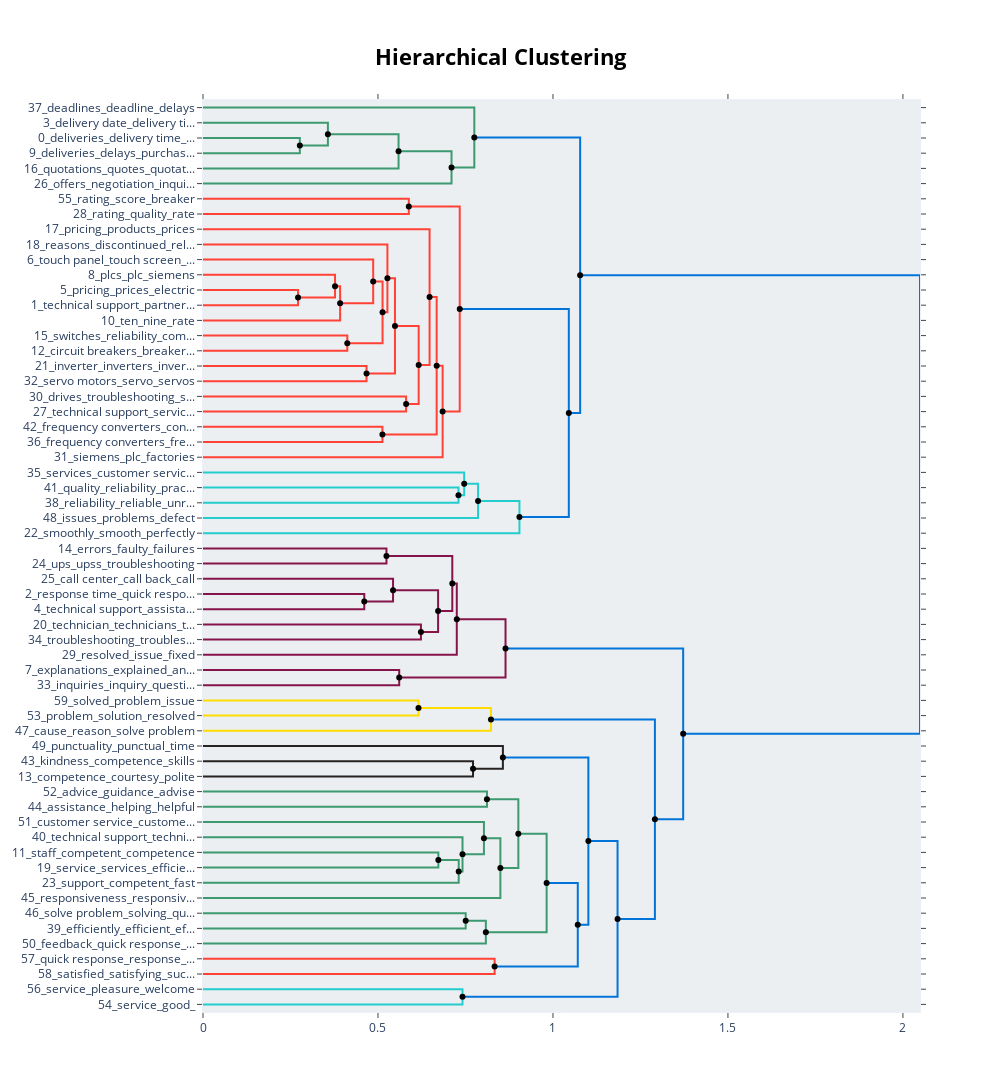

Notebook code for this chart:
### Code cell
hierarchical_topics = topic_model.hierarchical_topics(docs)
topic_model.visualize_hierarchy(hierarchical_topics=hierarchical_topics)

### Figure 1 — Plotly figure (JSON) as saved in the notebook; plotly's stock layout.template omitted (floating-point values rounded to 4 significant figures)
{"data": [{"hoverinfo": "text", "marker": {"color": "rgb(61,153,112)"}, "mode": "lines", "text": ["deliveries_delivery time_shipments_delivery_packaging", "", "", "deliveries_delays_purchasing_delivery time_orders"], "type": "scatter", "x": [0, 0.2767, 0.2767, 0], "xaxis": "x", "y": [-25, -25, -35, -35], "yaxis": "y"}, {"hoverinfo": "text", "marker": {"color": "rgb(61,153,112)"}, "mode": "lines", "text": ["delivery date_delivery time_deliveries_delivery_postponed", "", "", "deliveries_delivery time_delivery_delivery date_shipments"], "type": "scatter", "x": [0, 0.3569, 0.3569, 0.2767], "xaxis": "x", "y": [-15, -15, -30, -30], "yaxis": "y"}, {"hoverinfo": "text", "marker": {"color": "rgb(61,153,112)"}, "mode": "lines", "text": ["deliveries_delivery time_delivery_deliver_invoice", "", "", "quotations_quotes_quotation_pricing_quoted"], "type": "scatter", "x": [0.3569, 0.5588, 0.5588, 0], "xaxis": "x", "y": [-22.5, -22.5, -45, -45], "yaxis": "y"}, {"hoverinfo": "text", "marker": {"color": "rgb(61,153,112)"}, "mode": "lines", "text": ["delivery time_deliveries_delivery date_invoice_delivery", "", "", "offers_negotiation_inquiries_negotiating_receive"], "type": "scatter", "x": [0.5588, 0.7101, 0.7101, 0], "xaxis": "x", "y": [-33.75, -33.75, -55, -55], "yaxis": "y"}, {"hoverinfo": "text", "marker": {"color": "rgb(61,153,112)"}, "mode": "lines", "text": ["deadlines_deadline_delays_delaying_schedule", "", "", "deliveries_shipments_delays_delivery time_orders"], "type": "scatter", "x": [0, 0.7753, 0.7753, 0.7101], "xaxis": "x", "y": [-5, -5, -44.38, -44.38], "yaxis": "y"}, {"hoverinfo": "text", "marker": {"color": "rgb(255,65,54)"}, "mode": "lines", "text": ["rating_score_breaker_evaluated_product range", "", "", "rating_quality_rate_reliability_improvement"], "type": "scatter", "x": [0, 0.5881, 0.5881, 0], "xaxis": "x", "y": [-65, -65, -75, -75], "yaxis": "y"}, {"hoverinfo": "text", "marker": {"color": "rgb(255,65,54)"}, "mode": "lines", "text": ["pricing_prices_electric_competitors_brand", "", "", "technical support_partnership_suppliers_company_supplier"], "type": "scatter", "x": [0, 0.2717, 0.2717, 0], "xaxis": "x", "y": [-125, -125, -135, -135], "yaxis": "y"}, {"hoverinfo": "text", "marker": {"color": "rgb(255,65,54)"}, "mode": "lines", "text": ["plcs_plc_siemens_technical support_scada", "", "", "technical support_supplier_electric_partnership_brands"], "type": "scatter", "x": [0, 0.3773, 0.3773, 0.2717], "xaxis": "x", "y": [-115, -115, -130, -130], "yaxis": "y"}, {"hoverinfo": "text", "marker": {"color": "rgb(255,65,54)"}, "mode": "lines", "text": ["siemens_competitors_partnership_supplier_technical support", "", "", "ten_nine_rate_rating_10"], "type": "scatter", "x": [0.3773, 0.3918, 0.3918, 0], "xaxis": "x", "y": [-122.5, -122.5, -145, -145], "yaxis": "y"}, {"hoverinfo": "text", "marker": {"color": "rgb(255,65,54)"}, "mode": "lines", "text": ["touch panel_touch screen_panel_touch_gp4000", "", "", "plcs_plc_technical support_siemens_brands"], "type": "scatter", "x": [0, 0.4863, 0.4863, 0.3918], "xaxis": "x", "y": [-105, -105, -133.8, -133.8], "yaxis": "y"}, {"hoverinfo": "text", "marker": {"color": "rgb(255,65,54)"}, "mode": "lines", "text": ["switches_reliability_complaints_switchgear_quality", "", "", "circuit breakers_breakers_breaker_electrical_circuits"], "type": "scatter", "x": [0, 0.4123, 0.4123, 0], "xaxis": "x", "y": [-155, -155, -165, -165], "yaxis": "y"}, {"hoverinfo": "text", "marker": {"color": "rgb(255,65,54)"}, "mode": "lines", "text": ["plcs_plc_technical support_brands_brand", "", "", "iec_switches_complaints_circuit breakers_electrical"], "type": "scatter", "x": [0.4863, 0.5131, 0.5131, 0.4123], "xaxis": "x", "y": [-119.4, -119.4, -160, -160], "yaxis": "y"}, {"hoverinfo": "text", "marker": {"color": "rgb(255,65,54)"}, "mode": "lines", "text": ["reasons_discontinued_reliability_quality_reliable", "", "", "sales_companies_products_market_brand"], "type": "scatter", "x": [0, 0.5269, 0.5269, 0.5131], "xaxis": "x", "y": [-95, -95, -139.7, -139.7], "yaxis": "y"}, {"hoverinfo": "text", "marker": {"color": "rgb(255,65,54)"}, "mode": "lines", "text": ["inverter_inverters_invertor_frequency inverters_converters", "", "", "servo motors_servo_servos_motors_discontinued"], "type": "scatter", "x": [0, 0.4673, 0.4673, 0], "xaxis": "x", "y": [-175, -175, -185, -185], "yaxis": "y"}, {"hoverinfo": "text", "marker": {"color": "rgb(255,65,54)"}, "mode": "lines", "text": ["technical support_plcs_touch panel_siemens_plc", "", "", "servo motors_servo_servos_controllers_inverters"], "type": "scatter", "x": [0.5269, 0.5485, 0.5485, 0.4673], "xaxis": "x", "y": [-117.3, -117.3, -180, -180], "yaxis": "y"}, {"hoverinfo": "text", "marker": {"color": "rgb(255,65,54)"}, "mode": "lines", "text": ["drives_troubleshooting_speed drives_technical support_drive", "", "", "technical support_service support_support_technical service_product"], "type": "scatter", "x": [0, 0.5803, 0.5803, 0], "xaxis": "x", "y": [-195, -195, -205, -205], "yaxis": "y"}, {"hoverinfo": "text", "marker": {"color": "rgb(255,65,54)"}, "mode": "lines", "text": ["plcs_plc_technical support_siemens_supplier", "", "", "technical support_drives_troubleshoot_drive_speed drives"], "type": "scatter", "x": [0.5485, 0.6163, 0.6163, 0.5803], "xaxis": "x", "y": [-148.7, -148.7, -200, -200], "yaxis": "y"}, {"hoverinfo": "text", "marker": {"color": "rgb(255,65,54)"}, "mode": "lines", "text": ["pricing_products_prices_affordable_competitors", "", "", "plcs_siemens_brands_plc_technical support"], "type": "scatter", "x": [0, 0.6475, 0.6475, 0.6163], "xaxis": "x", "y": [-85, -85, -174.3, -174.3], "yaxis": "y"}, {"hoverinfo": "text", "marker": {"color": "rgb(255,65,54)"}, "mode": "lines", "text": ["frequency converters_converters_technical support_electric_equipment", "", "", "frequency converters_frequency_converters_converter_troubleshooting"], "type": "scatter", "x": [0, 0.5127, 0.5127, 0], "xaxis": "x", "y": [-215, -215, -225, -225], "yaxis": "y"}, {"hoverinfo": "text", "marker": {"color": "rgb(255,65,54)"}, "mode": "lines", "text": ["technical support_inverters_reliability_equipment_inverter", "", "", "frequency converters_converters_technical support_converter_contactors"], "type": "scatter", "x": [0.6475, 0.6677, 0.6677, 0.5127], "xaxis": "x", "y": [-129.7, -129.7, -220, -220], "yaxis": "y"}, {"hoverinfo": "text", "marker": {"color": "rgb(255,65,54)"}, "mode": "lines", "text": ["technical support_plcs_plc_sales_products", "", "", "siemens_plc_factories_subsidiaries_industry"], "type": "scatter", "x": [0.6677, 0.6847, 0.6847, 0], "xaxis": "x", "y": [-174.8, -174.8, -235, -235], "yaxis": "y"}, {"hoverinfo": "text", "marker": {"color": "rgb(255,65,54)"}, "mode": "lines", "text": ["rating_rate_quality_score_reliability", "", "", "technical support_siemens_plcs_plc_touch panel"], "type": "scatter", "x": [0.5881, 0.7336, 0.7336, 0.6847], "xaxis": "x", "y": [-70, -70, -204.9, -204.9], "yaxis": "y"}, {"hoverinfo": "text", "marker": {"color": "rgb(35,205,205)"}, "mode": "lines", "text": ["quality_reliability_practicality_durability_materials", "", "", "reliability_reliable_unreliable_dependability_quality"], "type": "scatter", "x": [0, 0.73, 0.73, 0], "xaxis": "x", "y": [-255, -255, -265, -265], "yaxis": "y"}, {"hoverinfo": "text", "marker": {"color": "rgb(35,205,205)"}, "mode": "lines", "text": ["services_customer service_service_quality_satisfaction", "", "", "reliability_reliable_durability_quality_dependability"], "type": "scatter", "x": [0, 0.7463, 0.7463, 0.73], "xaxis": "x", "y": [-245, -245, -260, -260], "yaxis": "y"}, {"hoverinfo": "text", "marker": {"color": "rgb(35,205,205)"}, "mode": "lines", "text": ["reliability_reliable_quality_durability_customer service", "", "", "issues_problems_defect_malfunction_troubles"], "type": "scatter", "x": [0.7463, 0.786, 0.786, 0], "xaxis": "x", "y": [-252.5, -252.5, -275, -275], "yaxis": "y"}, {"hoverinfo": "text", "marker": {"color": "rgb(35,205,205)"}, "mode": "lines", "text": ["reliability_reliable_quality_durability_complaints", "", "", "smoothly_smooth_perfectly_fine_everything"], "type": "scatter", "x": [0.786, 0.9042, 0.9042, 0], "xaxis": "x", "y": [-263.8, -263.8, -285, -285], "yaxis": "y"}, {"hoverinfo": "text", "marker": {"color": "rgb(0,116,217)"}, "mode": "lines", "text": ["technical support_brands_brand_siemens_servo", "", "", "reliability_reliable_complaints_unreliable_quality"], "type": "scatter", "x": [0.7336, 1.045, 1.045, 0.9042], "xaxis": "x", "y": [-137.5, -137.5, -274.4, -274.4], "yaxis": "y"}, {"hoverinfo": "text", "marker": {"color": "rgb(0,116,217)"}, "mode": "lines", "text": ["deliveries_delivery time_delivery date_shipments_delays", "", "", "plcs_technical support_siemens_plc_drives"], "type": "scatter", "x": [0.7753, 1.078, 1.078, 1.045], "xaxis": "x", "y": [-24.69, -24.69, -205.9, -205.9], "yaxis": "y"}, {"hoverinfo": "text", "marker": {"color": "rgb(133,20,75)"}, "mode": "lines", "text": ["errors_faulty_failures_faults_defect", "", "", "ups_upss_troubleshooting_apc_upc"], "type": "scatter", "x": [0, 0.5242, 0.5242, 0], "xaxis": "x", "y": [-295, -295, -305, -305], "yaxis": "y"}, {"hoverinfo": "text", "marker": {"color": "rgb(133,20,75)"}, "mode": "lines", "text": ["response time_quick response_responding_responses_response", "", "", "technical support_assistance_professionalism_technical_expertise"], "type": "scatter", "x": [0, 0.4608, 0.4608, 0], "xaxis": "x", "y": [-325, -325, -335, -335], "yaxis": "y"}, {"hoverinfo": "text", "marker": {"color": "rgb(133,20,75)"}, "mode": "lines", "text": ["call center_call back_call_troubleshooting_contact person", "", "", "response time_technical support_responses_quick response_response"], "type": "scatter", "x": [0, 0.543, 0.543, 0.4608], "xaxis": "x", "y": [-315, -315, -330, -330], "yaxis": "y"}, {"hoverinfo": "text", "marker": {"color": "rgb(133,20,75)"}, "mode": "lines", "text": ["technician_technicians_tech_techs_techico", "", "", "troubleshooting_troubleshoot_resolved_issue_technical support"], "type": "scatter", "x": [0, 0.6227, 0.6227, 0], "xaxis": "x", "y": [-345, -345, -355, -355], "yaxis": "y"}, {"hoverinfo": "text", "marker": {"color": "rgb(133,20,75)"}, "mode": "lines", "text": ["response time_technical support_telephone_assistance_responses", "", "", "technician_technicians_technical support_tech_techs"], "type": "scatter", "x": [0.543, 0.6718, 0.6718, 0.6227], "xaxis": "x", "y": [-322.5, -322.5, -350, -350], "yaxis": "y"}, {"hoverinfo": "text", "marker": {"color": "rgb(133,20,75)"}, "mode": "lines", "text": ["ups_upss_apc_troubleshooting_warranty", "", "", "technical support_technician_call back_technicians_telephone"], "type": "scatter", "x": [0.5242, 0.7124, 0.7124, 0.6718], "xaxis": "x", "y": [-300, -300, -336.2, -336.2], "yaxis": "y"}, {"hoverinfo": "text", "marker": {"color": "rgb(133,20,75)"}, "mode": "lines", "text": ["technical support_troubleshooting_technician_response time_technicians", "", "", "resolved_issue_fixed_workaround_bug"], "type": "scatter", "x": [0.7124, 0.7252, 0.7252, 0], "xaxis": "x", "y": [-318.1, -318.1, -365, -365], "yaxis": "y"}, {"hoverinfo": "text", "marker": {"color": "rgb(133,20,75)"}, "mode": "lines", "text": ["explanations_explained_answering_answered_explanation", "", "", "inquiries_inquiry_questions_information_info"], "type": "scatter", "x": [0, 0.5606, 0.5606, 0], "xaxis": "x", "y": [-375, -375, -385, -385], "yaxis": "y"}, {"hoverinfo": "text", "marker": {"color": "rgb(133,20,75)"}, "mode": "lines", "text": ["ups_technical support_upss_warranty_apc", "", "", "explained_answers_precise_answered_accurately"], "type": "scatter", "x": [0.7252, 0.8644, 0.8644, 0.5606], "xaxis": "x", "y": [-341.6, -341.6, -380, -380], "yaxis": "y"}, {"hoverinfo": "text", "marker": {"color": "rgb(255,220,0)"}, "mode": "lines", "text": ["solved_problem_issue_site_", "", "", "problem_solution_resolved_solve problem_solved"], "type": "scatter", "x": [0, 0.6158, 0.6158, 0], "xaxis": "x", "y": [-395, -395, -405, -405], "yaxis": "y"}, {"hoverinfo": "text", "marker": {"color": "rgb(255,220,0)"}, "mode": "lines", "text": ["solved_problem_resolved_solution_issue", "", "", "cause_reason_solve problem_solutions_problem"], "type": "scatter", "x": [0.6158, 0.8229, 0.8229, 0], "xaxis": "x", "y": [-400, -400, -415, -415], "yaxis": "y"}, {"hoverinfo": "text", "marker": {"color": "rgb(40,35,35)"}, "mode": "lines", "text": ["kindness_competence_skills_willingness_speed", "", "", "competence_courtesy_polite_satisfaction_sincerity"], "type": "scatter", "x": [0, 0.7716, 0.7716, 0], "xaxis": "x", "y": [-435, -435, -445, -445], "yaxis": "y"}, {"hoverinfo": "text", "marker": {"color": "rgb(40,35,35)"}, "mode": "lines", "text": ["punctuality_punctual_time_correctness_professionalism", "", "", "competence_kindness_speed_sincerity_satisfaction"], "type": "scatter", "x": [0, 0.8569, 0.8569, 0.7716], "xaxis": "x", "y": [-425, -425, -440, -440], "yaxis": "y"}, {"hoverinfo": "text", "marker": {"color": "rgb(61,153,112)"}, "mode": "lines", "text": ["advice_guidance_advise_competent_tips", "", "", "assistance_helping_helpful_assisted_intervention"], "type": "scatter", "x": [0, 0.8114, 0.8114, 0], "xaxis": "x", "y": [-455, -455, -465, -465], "yaxis": "y"}, {"hoverinfo": "text", "marker": {"color": "rgb(61,153,112)"}, "mode": "lines", "text": ["staff_competent_competence_employees_employee", "", "", "service_services_efficiently_efficient_fast"], "type": "scatter", "x": [0, 0.6725, 0.6725, 0], "xaxis": "x", "y": [-495, -495, -505, -505], "yaxis": "y"}, {"hoverinfo": "text", "marker": {"color": "rgb(61,153,112)"}, "mode": "lines", "text": ["staff_competent_employees_friendly_employee", "", "", "support_competent_fast_fastest_supported"], "type": "scatter", "x": [0.6725, 0.7307, 0.7307, 0], "xaxis": "x", "y": [-500, -500, -515, -515], "yaxis": "y"}, {"hoverinfo": "text", "marker": {"color": "rgb(61,153,112)"}, "mode": "lines", "text": ["technical support_technical_support_fixing_updates", "", "", "staff_competent_employees_competence_employee"], "type": "scatter", "x": [0, 0.7415, 0.7415, 0.7307], "xaxis": "x", "y": [-485, -485, -507.5, -507.5], "yaxis": "y"}, {"hoverinfo": "text", "marker": {"color": "rgb(61,153,112)"}, "mode": "lines", "text": ["customer service_customers_customer_service_servicing", "", "", "staff_competent_employees_employee_technical support"], "type": "scatter", "x": [0, 0.8027, 0.8027, 0.7415], "xaxis": "x", "y": [-475, -475, -496.2, -496.2], "yaxis": "y"}, {"hoverinfo": "text", "marker": {"color": "rgb(61,153,112)"}, "mode": "lines", "text": ["competent_competence_staff_skilled_qualified", "", "", "responsiveness_responsive_resolution_flexible_quality"], "type": "scatter", "x": [0.8027, 0.8497, 0.8497, 0], "xaxis": "x", "y": [-485.6, -485.6, -525, -525], "yaxis": "y"}, {"hoverinfo": "text", "marker": {"color": "rgb(61,153,112)"}, "mode": "lines", "text": ["advice_guidance_advise_tips_competent", "", "", "competent_staff_competence_employees_technical support"], "type": "scatter", "x": [0.8114, 0.9011, 0.9011, 0.8497], "xaxis": "x", "y": [-460, -460, -505.3, -505.3], "yaxis": "y"}, {"hoverinfo": "text", "marker": {"color": "rgb(61,153,112)"}, "mode": "lines", "text": ["solve problem_solving_quickly_solve_solutions", "", "", "efficiently_efficient_efficiency_performance_quickly"], "type": "scatter", "x": [0, 0.7506, 0.7506, 0], "xaxis": "x", "y": [-535, -535, -545, -545], "yaxis": "y"}, {"hoverinfo": "text", "marker": {"color": "rgb(61,153,112)"}, "mode": "lines", "text": ["efficiently_efficient_quickly_optimal_efficiency", "", "", "feedback_quick response_helpful_respond_response"], "type": "scatter", "x": [0.7506, 0.8082, 0.8082, 0], "xaxis": "x", "y": [-540, -540, -555, -555], "yaxis": "y"}, {"hoverinfo": "text", "marker": {"color": "rgb(61,153,112)"}, "mode": "lines", "text": ["competent_competently_staff_competence_professional", "", "", "feedback_accuracy_quickly_benchmark_efficiently"], "type": "scatter", "x": [0.9011, 0.9819, 0.9819, 0.8082], "xaxis": "x", "y": [-482.7, -482.7, -547.5, -547.5], "yaxis": "y"}, {"hoverinfo": "text", "marker": {"color": "rgb(255,65,54)"}, "mode": "lines", "text": ["quick response_response_quick_reply_easy", "", "", "satisfied_satisfying_successful_fully_completely"], "type": "scatter", "x": [0, 0.8333, 0.8333, 0], "xaxis": "x", "y": [-565, -565, -575, -575], "yaxis": "y"}, {"hoverinfo": "text", "marker": {"color": "rgb(0,116,217)"}, "mode": "lines", "text": ["technical support_competent_technical_guidance_staff", "", "", "quick response_response_quick_reply_answered"], "type": "scatter", "x": [0.9819, 1.071, 1.071, 0.8333], "xaxis": "x", "y": [-515.1, -515.1, -570, -570], "yaxis": "y"}, {"hoverinfo": "text", "marker": {"color": "rgb(0,116,217)"}, "mode": "lines", "text": ["competence_speed_professionalism_kindness_sincerity", "", "", "technical support_competent_staff_technical_professional"], "type": "scatter", "x": [0.8569, 1.101, 1.101, 1.071], "xaxis": "x", "y": [-432.5, -432.5, -542.5, -542.5], "yaxis": "y"}, {"hoverinfo": "text", "marker": {"color": "rgb(35,205,205)"}, "mode": "lines", "text": ["service_pleasure_welcome_appreciate_excellent", "", "", "service_good___"], "type": "scatter", "x": [0, 0.7415, 0.7415, 0], "xaxis": "x", "y": [-585, -585, -595, -595], "yaxis": "y"}, {"hoverinfo": "text", "marker": {"color": "rgb(0,116,217)"}, "mode": "lines", "text": ["technical support_competent_quickly_support_effective", "", "", "service_pleasure_welcome_appreciate_great"], "type": "scatter", "x": [1.101, 1.185, 1.185, 0.7415], "xaxis": "x", "y": [-487.5, -487.5, -590, -590], "yaxis": "y"}, {"hoverinfo": "text", "marker": {"color": "rgb(0,116,217)"}, "mode": "lines", "text": ["problem_solution_solved_resolved_solve problem", "", "", "competent_technical support_support_quickly_fast"], "type": "scatter", "x": [0.8229, 1.291, 1.291, 1.185], "xaxis": "x", "y": [-407.5, -407.5, -538.8, -538.8], "yaxis": "y"}, {"hoverinfo": "text", "marker": {"color": "rgb(0,116,217)"}, "mode": "lines", "text": ["technical support_issue_ups_upss_error", "", "", "staff_service_customer service_technical support_quickly"], "type": "scatter", "x": [0.8644, 1.372, 1.372, 1.291], "xaxis": "x", "y": [-360.8, -360.8, -473.1, -473.1], "yaxis": "y"}, {"hoverinfo": "text", "marker": {"color": "rgb(0,116,217)"}, "mode": "lines", "text": ["technical support_plcs_plc_supplier_reliable", "", "", "response time_technical support_technician_telephone_technicians"], "type": "scatter", "x": [1.078, 2.049, 2.049, 1.372], "xaxis": "x", "y": [-115.3, -115.3, -417.0, -417.0], "yaxis": "y"}, {"hoverinfo": "text", "hovertext": ["deliveries_delivery time_delivery_deliver_invoice", "delivery time_deliveries_delivery date_invoice_delivery", "siemens_competitors_partnership_supplier_technical support", "plcs_plc_technical support_brands_brand", "technical support_plcs_touch panel_siemens_plc", "plcs_plc_technical support_siemens_supplier", "technical support_inverters_reliability_equipment_inverter", "technical support_plcs_plc_sales_products", "rating_rate_quality_score_reliability", "reliability_reliable_quality_durability_customer service", "reliability_reliable_quality_durability_complaints", "technical support_brands_brand_siemens_servo", "deliveries_delivery time_delivery date_shipments_delays", "response time_technical support_telephone_assistance_responses", "ups_upss_apc_troubleshooting_warranty", "technical support_troubleshooting_technician_response time_technicians", "ups_technical support_upss_warranty_apc", "solved_problem_resolved_solution_issue", "staff_competent_employees_friendly_employee", "competent_competence_staff_skilled_qualified", "advice_guidance_advise_tips_competent", "efficiently_efficient_quickly_optimal_efficiency", "competent_competently_staff_competence_professional", "technical support_competent_technical_guidance_staff", "competence_speed_professionalism_kindness_sincerity", "technical support_competent_quickly_support_effective", "problem_solution_solved_resolved_solve problem", "technical support_issue_ups_upss_error", "technical support_plcs_plc_supplier_reliable"], "marker": {"color": "black"}, "mode": "markers", "showlegend": false, "type": "scatter", "x": [0.3569, 0.5588, 0.3773, 0.4863, 0.5269, 0.5485, 0.6475, 0.6677, 0.5881, 0.7463, 0.786, 0.7336, 0.7753, 0.543, 0.5242, 0.7124, 0.7252, 0.6158, 0.6725, 0.8027, 0.8114, 0.7506, 0.9011, 0.9819, 0.8569, 1.101, 0.8229, 0.8644, 1.078], "y": [-22.5, -33.75, -122.5, -119.4, -117.3, -148.7, -129.7, -174.8, -70, -252.5, -263.8, -137.5, -24.69, -322.5, -300, -318.1, -341.6, -400, -500, -485.6, -460, -540, -482.7, -515.1, -432.5, -487.5, -407.5, -360.8, -115.3]}, {"hoverinfo": "text", "hovertext": ["deliveries_delivery time_delivery_delivery date_shipments", "deliveries_shipments_delays_delivery time_orders", "technical support_supplier_electric_partnership_brands", "plcs_plc_technical support_siemens_brands", "iec_switches_complaints_circuit breakers_electrical", "sales_companies_products_market_brand", "servo motors_servo_servos_controllers_inverters", "technical support_drives_troubleshoot_drive_speed drives", "plcs_siemens_brands_plc_technical support", "frequency converters_converters_technical support_converter_contactors", "technical support_siemens_plcs_plc_touch panel", "reliability_reliable_durability_quality_dependability", "reliability_reliable_complaints_unreliable_quality", "plcs_technical support_siemens_plc_drives", "response time_technical support_responses_quick response_response", "technician_technicians_technical support_tech_techs", "technical support_technician_call back_technicians_telephone", "explained_answers_precise_answered_accurately", "competence_kindness_speed_sincerity_satisfaction", "staff_competent_employees_competence_employee", "staff_competent_employees_employee_technical support", "competent_staff_competence_employees_technical support", "feedback_accuracy_quickly_benchmark_efficiently", "quick response_response_quick_reply_answered", "technical support_competent_staff_technical_professional", "service_pleasure_welcome_appreciate_great", "competent_technical support_support_quickly_fast", "staff_service_customer service_technical support_quickly", "response time_technical support_technician_telephone_technicians"], "marker": {"color": "black"}, "mode": "markers", "showlegend": false, "type": "scatter", "x": [0.2767, 0.7101, 0.2717, 0.3918, 0.4123, 0.5131, 0.4673, 0.5803, 0.6163, 0.5127, 0.6847, 0.73, 0.9042, 1.045, 0.4608, 0.6227, 0.6718, 0.5606, 0.7716, 0.7307, 0.7415, 0.8497, 0.8082, 0.8333, 1.071, 0.7415, 1.185, 1.291, 1.372], "y": [-30, -44.38, -130, -133.8, -160, -139.7, -180, -200, -174.3, -220, -204.9, -260, -274.4, -205.9, -330, -350, -336.2, -380, -440, -507.5, -496.2, -505.3, -547.5, -570, -542.5, -590, -538.8, -473.1, -417.0]}], "layout": {"autosize": false, "height": 1100, "hoverlabel": {"bgcolor": "white", "font": {"family": "Rockwell", "size": 16}}, "hovermode": "closest", "plot_bgcolor": "#ECEFF1", "showlegend": false, "title": {"font": {"color": "Black", "size": 22}, "text": "<b>Hierarchical Clustering</b>", "x": 0.5, "xanchor": "center", "yanchor": "top"}, "width": 1000, "xaxis": {"mirror": "allticks", "rangemode": "tozero", "showgrid": false, "showline": true, "showticklabels": true, "ticks": "outside", "type": "linear", "zeroline": false}, "yaxis": {"mirror": "allticks", "range": [-600, 0], "rangemode": "tozero", "showgrid": false, "showline": true, "showticklabels": true, "tickmode": "array", "ticks": "outside", "ticktext": ["37_deadlines_deadline_delays", "3_delivery date_delivery ti...", "0_deliveries_delivery time_...", "9_deliveries_delays_purchas...", "16_quotations_quotes_quotat...", "26_offers_negotiation_inqui...", "55_rating_score_breaker", "28_rating_quality_rate", "17_pricing_products_prices", "18_reasons_discontinued_rel...", "6_touch panel_touch screen_...", "8_plcs_plc_siemens", "5_pricing_prices_electric", "1_technical support_partner...", "10_ten_nine_rate", "15_switches_reliability_com...", "12_circuit breakers_breaker...", "21_inverter_inverters_inver...", "32_servo motors_servo_servos", "30_drives_troubleshooting_s...", "27_technical support_servic...", "42_frequency converters_con...", "36_frequency converters_fre...", "31_siemens_plc_factories", "35_services_customer servic...", "41_quality_reliability_prac...", "38_reliability_reliable_unr...", "48_issues_problems_defect", "22_smoothly_smooth_perfectly", "14_errors_faulty_failures", "24_ups_upss_troubleshooting", "25_call center_call back_call", "2_response time_quick respo...", "4_technical support_assista...", "20_technician_technicians_t...", "34_troubleshooting_troubles...", "29_resolved_issue_fixed", "7_explanations_explained_an...", "33_inquiries_inquiry_questi...", "59_solved_problem_issue", "53_problem_solution_resolved", "47_cause_reason_solve problem", "49_punctuality_punctual_time", "43_kindness_competence_skills", "13_competence_courtesy_polite", "52_advice_guidance_advise", "44_assistance_helping_helpful", "51_customer service_custome...", "40_technical support_techni...", "11_staff_competent_competence", "19_service_services_efficie...", "23_support_competent_fast", "45_responsiveness_responsiv...", "46_solve problem_solving_qu...", "39_efficiently_efficient_ef...", "50_feedback_quick response_...", "57_quick response_response_...", "58_satisfied_satisfying_suc...", "56_service_pleasure_welcome", "54_service_good_"], "tickvals": [-5, -15, -25, -35, -45, -55, -65, -75, -85, -95, -105, -115, -125, -135, -145, -155, -165, -175, -185, -195, -205, -215, -225, -235, -245, -255, -265, -275, -285, -295, -305, -315, -325, -335, -345, -355, -365, -375, -385, -395, -405, -415, -425, -435, -445, -455, -465, -475, -485, -495, -505, -515, -525, -535, -545, -555, -565, -575, -585, -595], "type": "linear", "zeroline": false}}}
